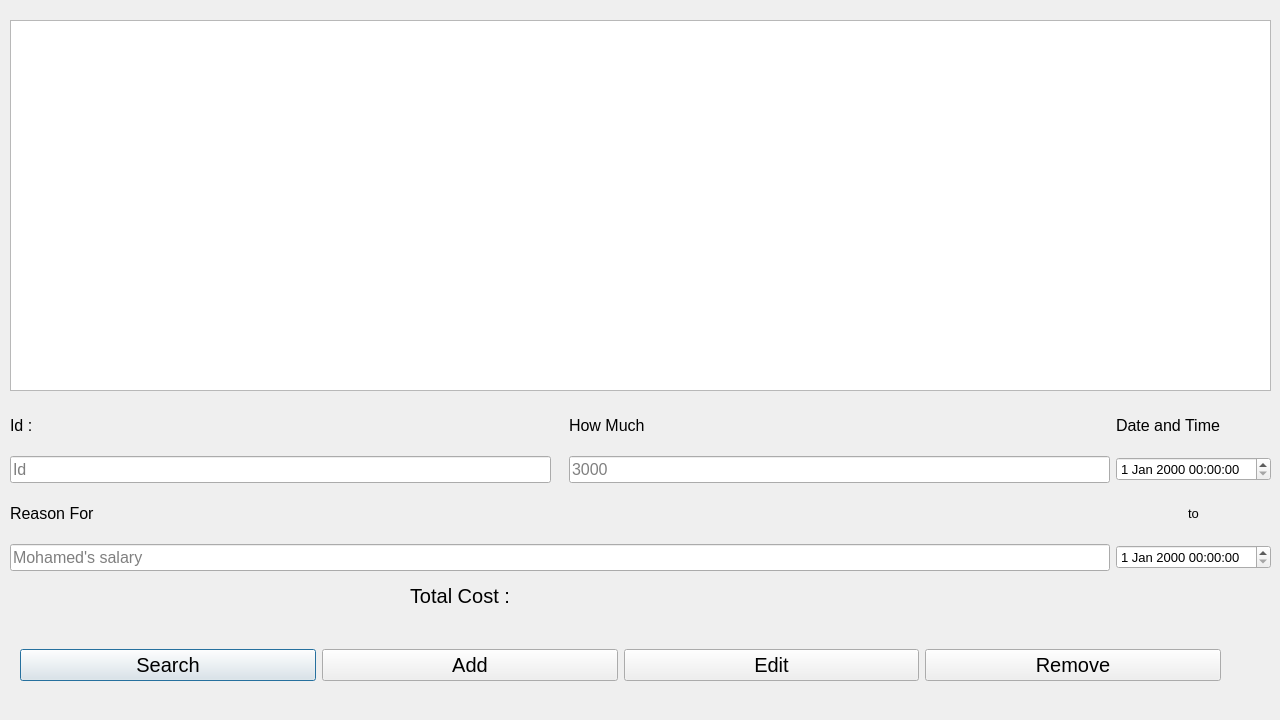
<?xml version="1.0" encoding="UTF-8"?>
<ui version="4.0">
 <class>Dialog</class>
 <widget class="QDialog" name="Dialog">
  <property name="geometry">
   <rect>
    <x>0</x>
    <y>0</y>
    <width>1280</width>
    <height>720</height>
   </rect>
  </property>
  <property name="font">
   <font>
    <pointsize>10</pointsize>
   </font>
  </property>
  <property name="windowTitle">
   <string>Add or Edit Cost Data</string>
  </property>
  <widget class="QListWidget" name="listWidget">
   <property name="geometry">
    <rect>
     <x>10</x>
     <y>20</y>
     <width>1261</width>
     <height>371</height>
    </rect>
   </property>
  </widget>
  <widget class="QWidget" name="layoutWidget">
   <property name="geometry">
    <rect>
     <x>10</x>
     <y>400</y>
     <width>1261</width>
     <height>171</height>
    </rect>
   </property>
   <layout class="QGridLayout" name="gridLayout">
    <item row="2" column="0">
     <widget class="QLineEdit" name="lineEdit_Id">
      <property name="font">
       <font>
        <pointsize>12</pointsize>
       </font>
      </property>
      <property name="text">
       <string/>
      </property>
      <property name="placeholderText">
       <string>Id</string>
      </property>
     </widget>
    </item>
    <item row="3" column="6">
     <widget class="QLabel" name="label_13">
      <property name="text">
       <string>to</string>
      </property>
      <property name="alignment">
       <set>Qt::AlignCenter</set>
      </property>
     </widget>
    </item>
    <item row="1" column="6">
     <widget class="QLabel" name="label_11">
      <property name="font">
       <font>
        <pointsize>12</pointsize>
       </font>
      </property>
      <property name="text">
       <string>Date and Time</string>
      </property>
     </widget>
    </item>
    <item row="2" column="6">
     <widget class="QDateTimeEdit" name="dateTimeEdit">
      <property name="font">
       <font>
        <pointsize>10</pointsize>
       </font>
      </property>
     </widget>
    </item>
    <item row="4" column="6">
     <widget class="QDateTimeEdit" name="dateTimeEdit_2">
      <property name="font">
       <font>
        <pointsize>10</pointsize>
       </font>
      </property>
     </widget>
    </item>
    <item row="3" column="0">
     <widget class="QLabel" name="label">
      <property name="font">
       <font>
        <pointsize>12</pointsize>
       </font>
      </property>
      <property name="text">
       <string>Reason For</string>
      </property>
     </widget>
    </item>
    <item row="1" column="0">
     <widget class="QLabel" name="label_2">
      <property name="font">
       <font>
        <pointsize>12</pointsize>
       </font>
      </property>
      <property name="text">
       <string>Id : </string>
      </property>
     </widget>
    </item>
    <item row="2" column="3">
     <widget class="QLineEdit" name="lineEdit_Much">
      <property name="font">
       <font>
        <pointsize>12</pointsize>
       </font>
      </property>
      <property name="placeholderText">
       <string>3000</string>
      </property>
     </widget>
    </item>
    <item row="1" column="3">
     <widget class="QLabel" name="label_3">
      <property name="font">
       <font>
        <pointsize>12</pointsize>
       </font>
      </property>
      <property name="text">
       <string>How Much</string>
      </property>
     </widget>
    </item>
    <item row="4" column="0" colspan="4">
     <widget class="QLineEdit" name="lineEdit_Name">
      <property name="font">
       <font>
        <pointsize>12</pointsize>
       </font>
      </property>
      <property name="maxLength">
       <number>510</number>
      </property>
      <property name="placeholderText">
       <string>Mohamed's salary</string>
      </property>
     </widget>
    </item>
   </layout>
  </widget>
  <widget class="QWidget" name="layoutWidget">
   <property name="geometry">
    <rect>
     <x>20</x>
     <y>630</y>
     <width>1201</width>
     <height>71</height>
    </rect>
   </property>
   <layout class="QHBoxLayout" name="horizontalLayout">
    <item>
     <widget class="QPushButton" name="pushButton_Search">
      <property name="font">
       <font>
        <pointsize>15</pointsize>
       </font>
      </property>
      <property name="text">
       <string>Search</string>
      </property>
     </widget>
    </item>
    <item>
     <widget class="QPushButton" name="pushButton_Add">
      <property name="font">
       <font>
        <pointsize>15</pointsize>
       </font>
      </property>
      <property name="text">
       <string>Add</string>
      </property>
     </widget>
    </item>
    <item>
     <widget class="QPushButton" name="pushButton_Edit">
      <property name="font">
       <font>
        <pointsize>15</pointsize>
       </font>
      </property>
      <property name="text">
       <string>Edit</string>
      </property>
     </widget>
    </item>
    <item>
     <widget class="QPushButton" name="pushButton_Remove">
      <property name="font">
       <font>
        <pointsize>15</pointsize>
       </font>
      </property>
      <property name="text">
       <string>Remove</string>
      </property>
     </widget>
    </item>
   </layout>
  </widget>
  <widget class="QLabel" name="label_4">
   <property name="geometry">
    <rect>
     <x>410</x>
     <y>580</y>
     <width>131</width>
     <height>31</height>
    </rect>
   </property>
   <property name="font">
    <font>
     <pointsize>15</pointsize>
    </font>
   </property>
   <property name="text">
    <string>Total Cost :</string>
   </property>
  </widget>
  <widget class="QLabel" name="label_cost">
   <property name="geometry">
    <rect>
     <x>550</x>
     <y>580</y>
     <width>131</width>
     <height>31</height>
    </rect>
   </property>
   <property name="font">
    <font>
     <pointsize>15</pointsize>
    </font>
   </property>
   <property name="text">
    <string> </string>
   </property>
  </widget>
 </widget>
 <resources/>
 <connections/>
</ui>
